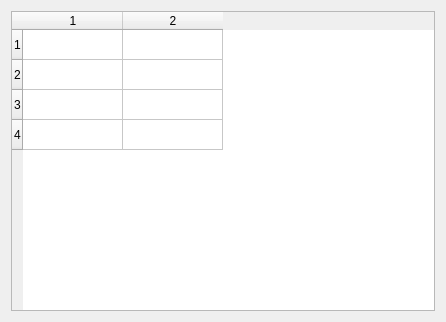
<?xml version="1.0" encoding="UTF-8"?>
<ui version="4.0">
 <class>ShapeInfoWidget</class>
 <widget class="QWidget" name="ShapeInfoWidget">
  <property name="geometry">
   <rect>
    <x>0</x>
    <y>0</y>
    <width>446</width>
    <height>322</height>
   </rect>
  </property>
  <property name="windowTitle">
   <string>Form</string>
  </property>
  <layout class="QVBoxLayout" name="verticalLayout">
   <item>
    <widget class="QTableWidget" name="tableWidget">
     <property name="rowCount">
      <number>4</number>
     </property>
     <property name="columnCount">
      <number>2</number>
     </property>
     <row/>
     <row/>
     <row/>
     <row/>
     <column/>
     <column/>
    </widget>
   </item>
  </layout>
 </widget>
 <resources/>
 <connections/>
</ui>
